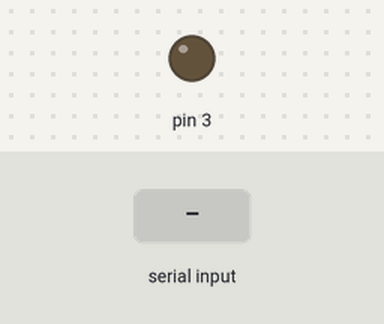
This sketch was run on a simulated Arduino Uno, built with avr-gcc and run on an emulated ATmega328P. Shown: output pins drawn as LEDs (lit = HIGH). The test bench sets the inputs (shaded band).

Above: at 1.2 s.
1.3 s: "90,45\n" received over Serial
At 2.4 s:
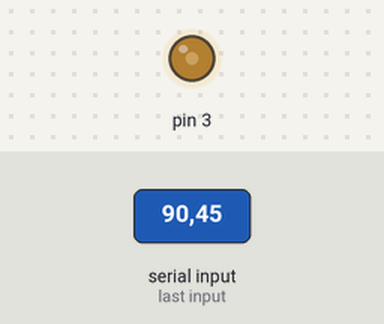
Timing chart, 0 to 4.3 s (numbered marks = the images above; inputs shaded):
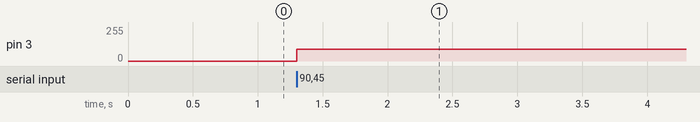

Measured:
- after the input at 1.3 s, pin 3: 0/255 → 90/255 at once

The sketch:

ArduinoLEDMusic.ino
```cpp
const byte numChars = 5;
char receivedChars[numChars];

boolean newData = false;

void setup(){
    pinMode(3, OUTPUT);
    Serial.begin(500000);
    analogWrite(3, 255);
}

void loop() {
    recv();
    int inp = atoi(receivedChars);
    analogWrite(3, inp);
}

void recv() {
    static byte index = 0;
    char endMarker = 'd';
    char currentChar;

    if (Serial.available() > 0){
        currentChar = Serial.read();
        if (currentChar != endMarker){
            receivedChars[index] = currentChar;
            index++;
        }

    else {
        receivedChars[index] = '\0'; // terminate the string
        index = 0;
        }
    }
}
```
